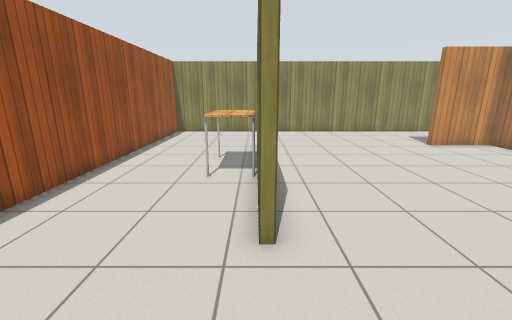
view 1 (above)

16 first-person views from a walk through a Gazebo world. The camera is 1.3 m above the floor, tilts 14° down and sees 90° across. The floor is counted in squares, 0.5 m on a side. Each view is taken from the middle of a square. On the plan, view 1 faces up. The plan holds only what a view shows up to about 18 squares ahead; the rest is blank. Simple patterns stand in for the simulator's built-in surfaces.

view 2
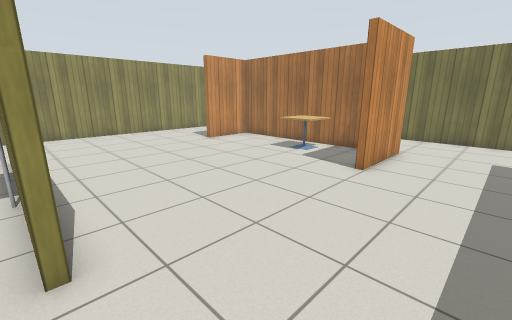

view 3
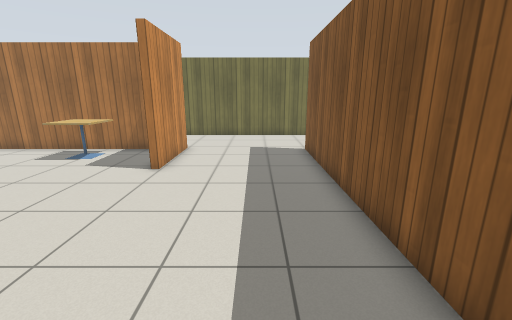

view 4
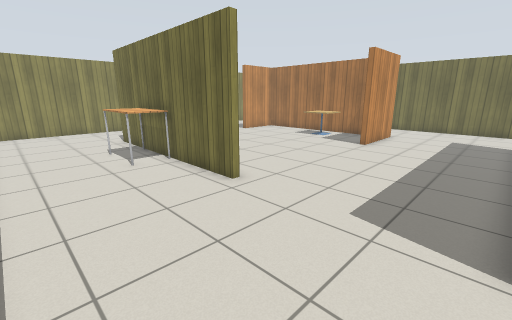

view 5
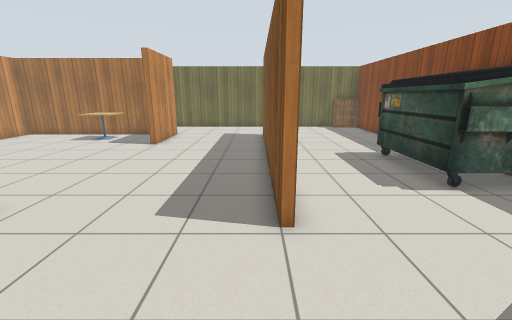

view 6
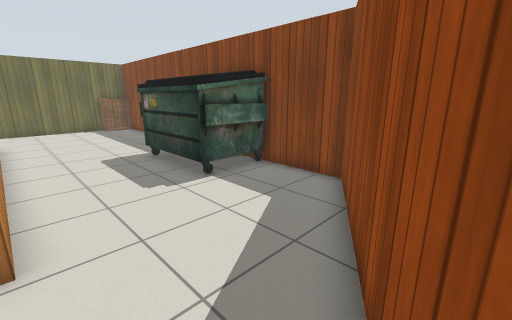

view 7
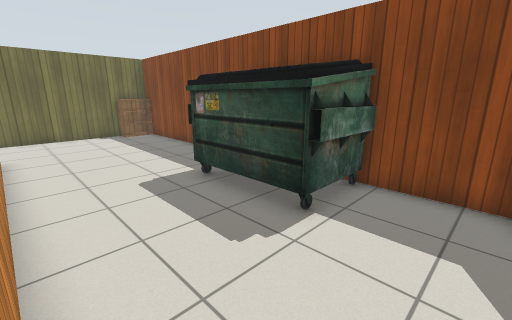

view 8
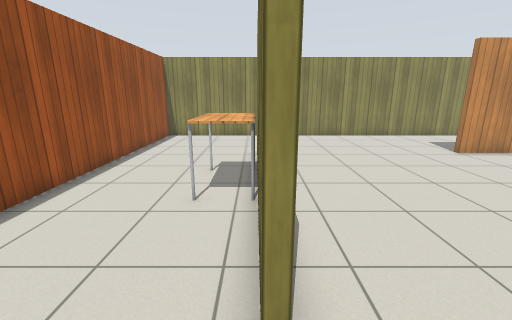

view 9
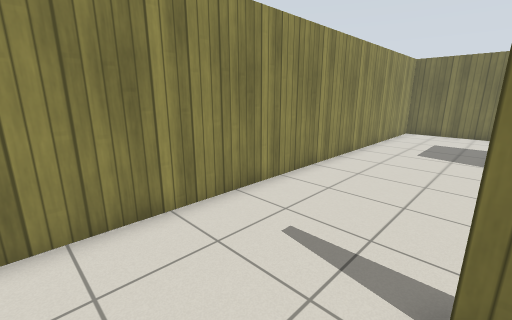

view 10
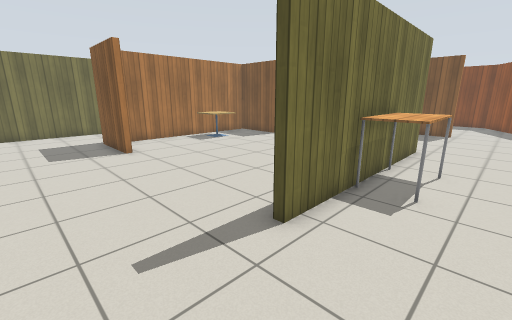

view 11
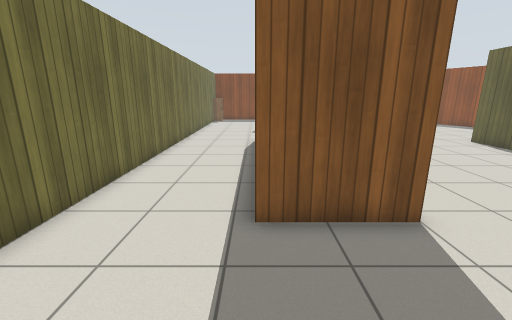

view 12
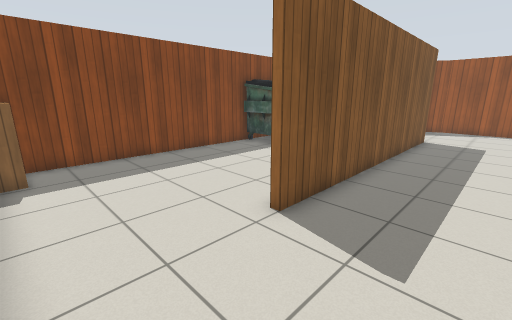

view 13
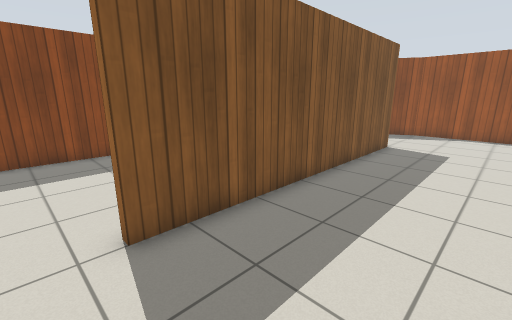

view 14
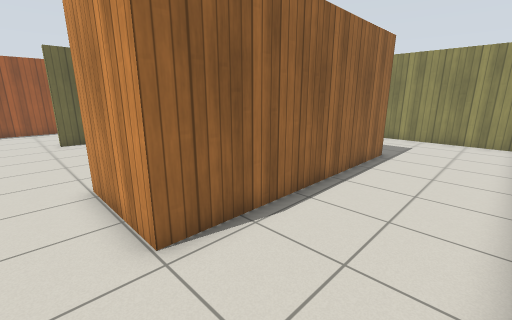

view 15
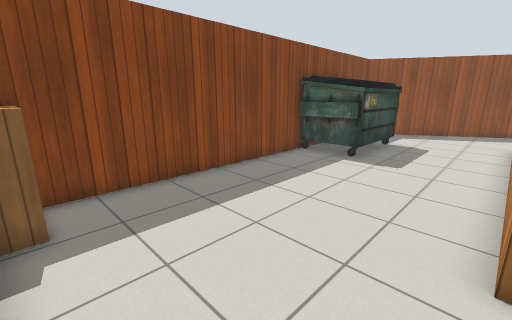

view 16
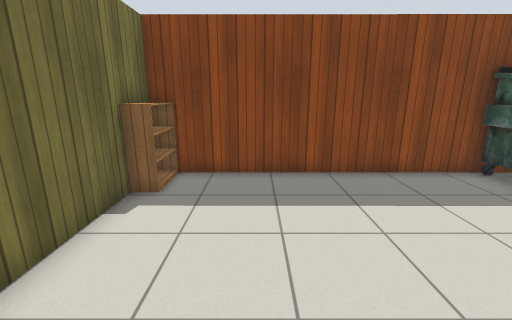

### Floor plan
Ten units are one square. View 1 is at (0, 0); x grows to the right and y downward. Boxes are objects, and circles mark ways between rooms. Rooms are numbered by the first view taken in them; rooms with no view inside come last. Other rooms are left out.
<svg viewBox="-64 -198 244 309">
<path fill="none" stroke="#000" d="M3 -65 3 -40M1 -40 1 -141M127 -52 127 -137 95 -137 95 -140 130 -140 130 -35 90 -35M-3 25 127 25M175 24 175 -193 -59 -193 -59 27 -53 38M127 25 127 28M-3 28 -3 25M-53 38 -14 106 175 106 175 24M127 28 -3 28"/>
<rect x="-15" y="-115" width="10" height="40" fill="#bbb"><title>table</title></rect>
<rect x="95" y="-85" width="30" height="20" fill="#bbb"><title>cafe table</title></rect>
<rect x="165" y="85" width="10" height="20" fill="#bbb"><title>bookshelf</title></rect>
<circle cx="-25" cy="30" r="3" fill="#2a7"/>
<circle cx="150" cy="30" r="3" fill="#2a7"/>
<text x="60" y="-80">1</text>
<text x="80" y="60">2</text>
</svg>
Room 1 opens to room 2.

Where each view was taken, in squares from view 1:
view 1: 0 up, 0 right, facing up
view 2: 0 up, 0 right, facing up-right
view 3: 0 up, 0 right, facing right
view 4: 2 down, 5 left, facing up-right
view 5: 2 down, 5 left, facing right
view 6: 3 down, 5 left, facing down-right
view 7: 3 down, 1 left, facing down-right
view 8: 2 up, 0 right, facing up
view 9: 14 up, 3 left, facing up-right
view 10: 18 up, 3 left, facing down-right
view 11: 19 up, 13 right, facing down
view 12: 1 up, 17 right, facing down-left
view 13: 2 up, 14 right, facing down-left
view 14: 2 up, 17 right, facing up-left
view 15: 3 down, 17 right, facing down-left
view 16: 2 down, 14 right, facing down
